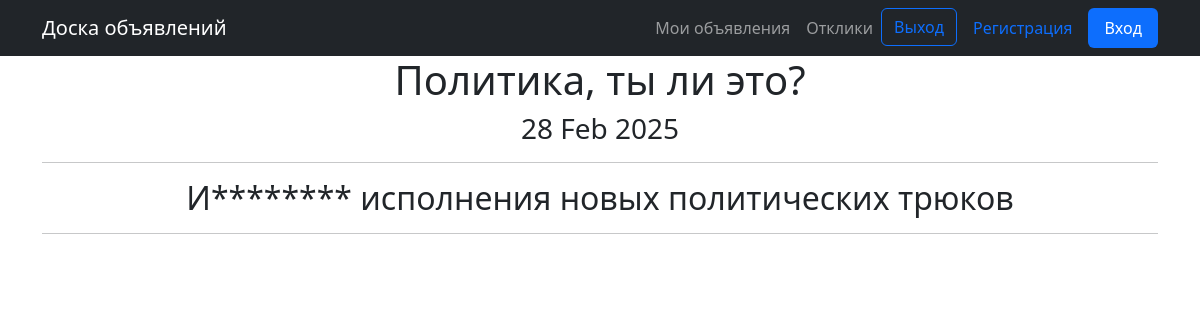
The page /news/2 on the database its author committed.
### news/models.py (models this page shows, shortened)
class Post(models.Model):
    author = models.ForeignKey(Author, on_delete=models.CASCADE)
    ARTICLE = 'AR'
    NEWS = 'NW'
    CATEGORIES = (
        (NEWS, 'Новость'),
        (ARTICLE, 'Статья'),
    )
    publication = models.CharField(max_length=2, choices=CATEGORIES, default=NEWS)
    date_creation = models.DateTimeField(auto_now_add=True)
    post_category = models.ManyToManyField(Category, through='PostCategory')
    title = models.CharField(max_length=256)
    text = models.TextField()
    rating = models.SmallIntegerField(default=0)
    def __str__(self):
        return f'{self.title}'

### news/views.py (the view)
# urls.py: path('<int:pk>', NewList.as_view()),
class NewList(DetailView):
    model = Post
    template_name = 'new.html'
    context_object_name = 'new'

### news/templatetags/custom_filters.py (called while the page is built)
@register.filter()
def censor(value):
    bad_word = ['Искусство', 'Мэр', 'геймеров', 'очко']
    for word in value.split():
        for i in bad_word:
            if i.lower() in word.lower().replace(',.:;/-\\""', ''):
                value = value.replace(i, f"{i[0]}{'*' * (len(i) - 1)}")
    if not isinstance(value, str):
        raise TypeError(f'Фильтр применяется к неразрешенному типу {type(value)}\nРазрешенный тип str')
    return value

### templates/new.html (shortened to what this page needs)
{% extends 'flatpages/default.html' %}
{% load custom_filters %}
{% block content %}
<h1>{{ new }}</h1>
<h3>{{ new.date_creation|date:'d M Y' }}</h3>
<hr>
<h2>{{ new.text|censor }}</h2>
<hr>
{% endblock content %}

### rows shown on the page
Post: title "Политика, ты ли это?", date_creation "28 Feb 2025", text|censor "И******** исполнения новых политических трюков"
